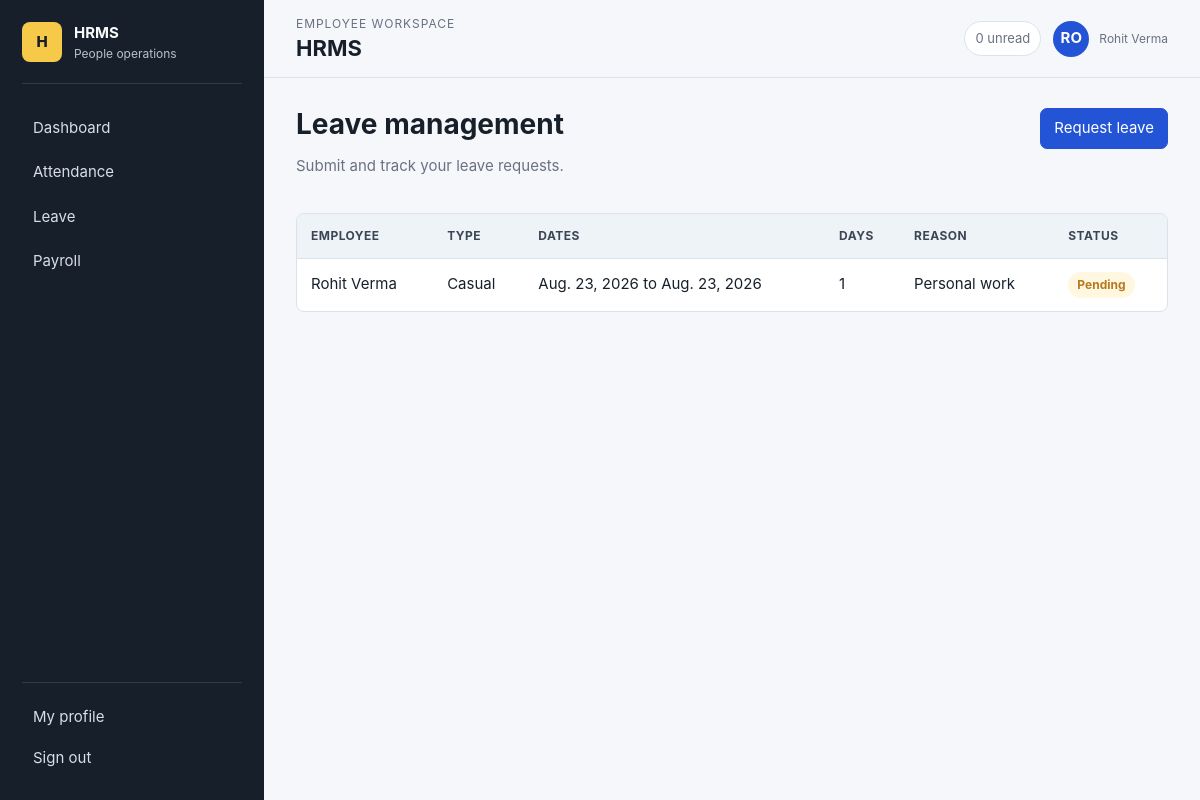
The page /leave/ (signed in) on the database its author committed.
### ems/models.py (models this page shows, shortened)
class TimeStampedModel(models.Model):
    created_at = models.DateTimeField(auto_now_add=True)
    updated_at = models.DateTimeField(auto_now=True)
    class Meta:
        abstract = True

class LeaveRequest(TimeStampedModel):
    class LeaveType(models.TextChoices):
        CASUAL="casual", "Casual"; SICK="sick", "Sick"; PRIVILEGE="privilege", "Privilege"
    class Status(models.TextChoices):
        PENDING="pending", "Pending"; APPROVED="approved", "Approved"; REJECTED="rejected", "Rejected"; CANCELLED="cancelled", "Cancelled"
    employee = models.ForeignKey(Employee, on_delete=models.CASCADE, related_name="leave_requests")
    leave_type = models.CharField(max_length=20, choices=LeaveType.choices)
    start_date = models.DateField(); end_date = models.DateField(); reason = models.TextField()
    status = models.CharField(max_length=12, choices=Status.choices, default=Status.PENDING)
    approved_by = models.ForeignKey(settings.AUTH_USER_MODEL, on_delete=models.SET_NULL, null=True, blank=True, related_name="approved_leaves")
    approved_at = models.DateTimeField(null=True, blank=True)
    @property
    def days(self): return (self.end_date - self.start_date).days + 1

class Employee(TimeStampedModel):
    class Status(models.TextChoices):
        ACTIVE = "active", "Active"
        INACTIVE = "inactive", "Inactive"
    class Gender(models.TextChoices):
        FEMALE = "female", "Female"
        MALE = "male", "Male"
        OTHER = "other", "Other"
    user = models.OneToOneField(settings.AUTH_USER_MODEL, on_delete=models.CASCADE, related_name="employee", null=True, blank=True)
    employee_id = models.CharField(max_length=20, unique=True)
    department = models.ForeignKey(Department, on_delete=models.PROTECT, related_name="employees")
    designation = models.ForeignKey(Designation, on_delete=models.PROTECT, related_name="employees")
    phone = models.CharField(max_length=25)
    date_of_birth = models.DateField(null=True, blank=True)
    gender = models.CharField(max_length=10, choices=Gender.choices, blank=True)
    address = models.TextField(blank=True)
    joining_date = models.DateField()
    status = models.CharField(max_length=10, choices=Status.choices, default=Status.ACTIVE)
    profile_photo = models.ImageField(upload_to="profiles/", blank=True)
    emergency_contact = models.CharField(max_length=25, blank=True)
    @property
    def full_name(self): return self.user.get_full_name() if self.user else self.employee_id

### ems/views.py (the view)
@login_required
def leaves(request):
    records=LeaveRequest.objects.select_related("employee__user","approved_by")
    if not is_admin(request.user): records=records.filter(employee=employee_for(request.user))
    if request.GET.get("status"): records=records.filter(status=request.GET["status"])
    return render(request,"ems/leaves.html",{"records":records,"is_admin":is_admin(request.user)})

### ems/views.py (called while the page is built)
def is_admin(user): return user.is_authenticated and user.is_staff

def employee_for(user): return get_object_or_404(Employee, user=user)

### templates/ems/leaves.html (shortened to what this page needs)
{% extends "base.html" %}
{% block content %}
  <div class="page-head">
    <div>
      <h1>Leave management</h1>
      <p class="muted">{% if is_admin %}Review pending leave decisions and history.{% else %}Submit and track your leave requests.{% endif %}</p>
    </div>
    {% if not is_admin %}<a class="btn primary" href="{% url 'ems:leave_apply' %}">Request leave</a>{% endif %}
  </div>
  <div class="table-wrap">
    <table>
      <thead><tr><th>Employee</th><th>Type</th><th>Dates</th><th>Days</th><th>Reason</th><th>Status</th>{% if is_admin %}<th>Actions</th>{% endif %}</tr></thead>
      <tbody>
        {% for item in records %}
          <tr>
            <td>{{ item.employee.full_name }}</td>
            <td>{{ item.get_leave_type_display }}</td>
            <td>{{ item.start_date }} to {{ item.end_date }}</td>
            <td>{{ item.days }}</td>
            <td>{{ item.reason }}</td>
            <td><span class="badge {{ item.status }}">{{ item.get_status_display }}</span></td>
          </tr>
        {% empty %}
          <tr><td colspan="7" class="empty">No leave requests found.</td></tr>
        {% endfor %}
      </tbody>
    </table>
  </div>
{% endblock %}

### templates/components/topbar.html (shortened to what this page needs)
<header class="app-topbar">
  <div>
    <p class="eyebrow">{% if request.user.is_staff %}Admin workspace{% else %}Employee workspace{% endif %}</p>
    <h1>{% block page_title %}HRMS{% endblock %}</h1>
  </div>
  <div class="topbar-user">
    <span class="notification-pill">0 unread</span>
    <a class="user-chip" href="{% url 'ems:profile' %}">
      <span>{{ request.user.get_full_name|default:request.user.username|slice:":2"|upper }}</span>
      <small>{{ request.user.get_full_name|default:request.user.username }}</small>
    </a>
  </div>
</header>

### static/css/app.css (style rules this page uses)
:root { --bg: #f6f7fb; --surface: #ffffff; --surface-soft: #eef3f8; --text: #17202a; --muted: #687282; --border: #dbe2ea; --primary: #2454d6; --primary-dark: #193b99; --accent: #0f8b8d; --success: #15803d; --warning: #b7791f; --danger: #c2412d; --info: #0369a1; --radius: 8px; --shadow: 0 12px 30px rgba(28, 39, 58, .08); --sidebar: 264px; font-family: Inter, ui-sans-serif, system-ui, -apple-system, BlinkMacSystemFont, "Segoe UI", sans-serif; }
* { box-sizing: border-box; }
html { min-height: 100%; }
body { margin: 0; min-height: 100vh; background: var(--bg); color: var(--text); font-size: 15px; line-height: 1.5; }
a { color: inherit; text-decoration: none; }
.brand-mark small, .user-chip small { display: block; color: var(--muted); font-size: 12px; }
.app-topbar { position: sticky; top: 0; z-index: 10; height: 78px; display: flex; align-items: center; gap: 18px; justify-content: space-between; padding: 14px 32px; background: rgba(246,247,251,.94); border-bottom: 1px solid var(--border); backdrop-filter: blur(10px); }
.app-topbar h1 { margin: 0; font-size: 22px; line-height: 1.2; }
.eyebrow { margin: 0 0 2px; color: var(--muted); font-size: 12px; text-transform: uppercase; letter-spacing: .08em; }
.topbar-user { display: flex; align-items: center; gap: 12px; }
.notification-pill { border: 1px solid var(--border); border-radius: 999px; padding: 7px 10px; color: var(--muted); background: var(--surface); font-size: 13px; }
.user-chip { display: flex; align-items: center; gap: 10px; }
.user-chip span { display: grid; place-items: center; width: 36px; height: 36px; border-radius: 999px; background: var(--primary); color: #fff; font-weight: 700; }
.page-head, .section-head { display: flex; align-items: flex-start; justify-content: space-between; gap: 18px; margin-bottom: 20px; }
.page-head h1, .section-head h2 { margin: 0; font-size: 28px; line-height: 1.15; }
.muted { color: var(--muted); }
.btn { display: inline-flex; align-items: center; justify-content: center; gap: 8px; min-height: 38px; border-radius: 7px; border: 1px solid var(--border); background: var(--surface); color: var(--text); padding: 8px 13px; cursor: pointer; }
.btn.primary { background: var(--primary); border-color: var(--primary); color: #fff; }
.table-wrap { overflow-x: auto; border: 1px solid var(--border); border-radius: var(--radius); background: var(--surface); }
table { width: 100%; border-collapse: collapse; min-width: 780px; }
th, td { padding: 13px 14px; border-bottom: 1px solid var(--border); text-align: left; vertical-align: middle; }
th { background: var(--surface-soft); color: #3b4654; font-size: 12px; text-transform: uppercase; letter-spacing: .04em; }
tr:last-child td { border-bottom: 0; }
.badge { display: inline-flex; align-items: center; border-radius: 999px; padding: 4px 9px; font-size: 12px; font-weight: 750; background: #e8edf5; color: #4b5563; }
.badge.pending, .badge.warning, .badge.late, .badge.draft { background: #fff7df; color: var(--warning); }

### rows shown on the page
LeaveRequest: employee.full_name "Rohit Verma", leave_type "Casual", start_date "Aug. 23, 2026", end_date "Aug. 23, 2026", days "1", reason "Personal work", status "Pending"

### other values the page prints
{{ request.user.get_full_name|default:request.user.username }} "Rohit Verma"
